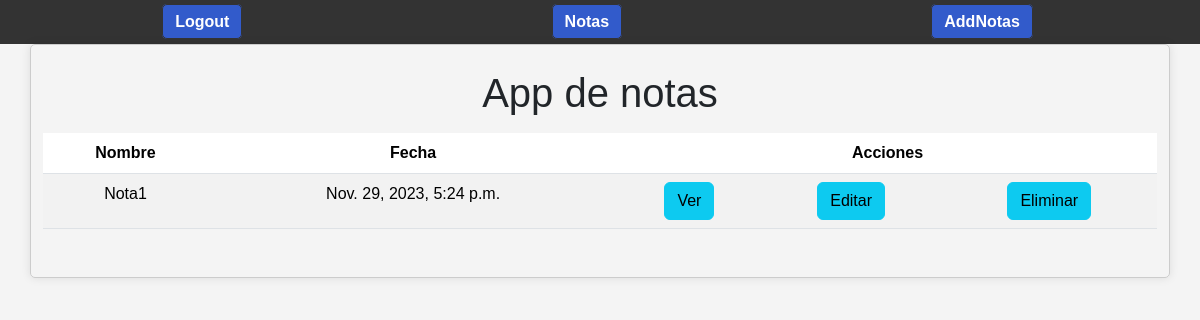
The page /notas/ (signed in) on the database as committed earlier.
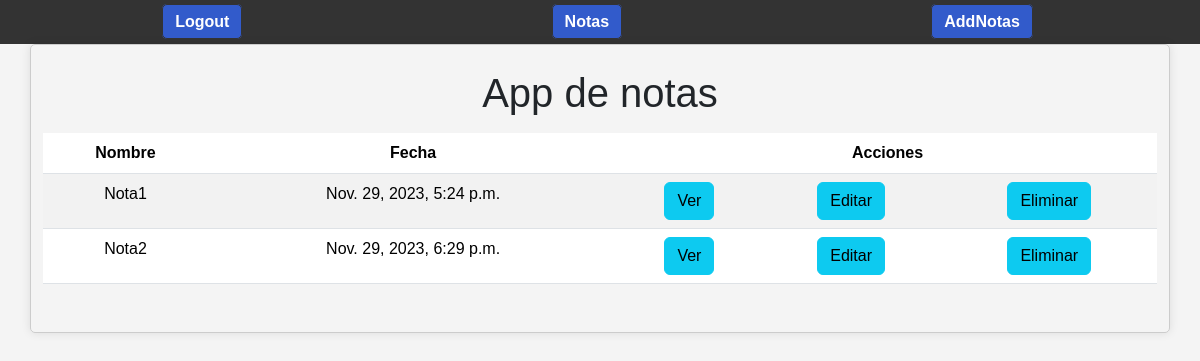
The same page on the database as committed later.
### tasks/models.py (models this page shows, shortened)
class Notas(models.Model):
    title= models.CharField(max_length=150)
    created= models.DateTimeField(auto_now_add=True)
    datecompleted= models.DateTimeField(null = True)
    nota=models.CharField(max_length=200)
    user= models.ForeignKey(User, on_delete=models.CASCADE)

### tasks/views.py (the view)
# urls.py: path('notas/', views.notas, name='notas'),
def notas(request):
    notas = Notas.objects.filter(user = request.user)
    return render(request, 'notas.html', {'notas': notas})

### tasks/templates/notas.html
{% extends 'base.html' %}
{% block content %}
<div class="row">
    <div class="col-sm-12 col-md-12 col-lg-12 col-xl-12">
        <h1>App de notas</h1>
        <div class="table-resposive py-2">
            <table class="table table-striped">
                <thead>
                    <tr>
                        <th class="text-center">Nombre</th>
                        <th class="text-center">Fecha</th>
                        <th colspan="3" class="text-center">Acciones</th>
                    </tr>
                </thead>
                <tbody class="text-center">
                    {% for nota in notas %}
                        <tr>
                            <td>{{nota.title}}</td>
                            <td>{{nota.created}}</td>
                            <td><a href="{% url 'getNota' nota.id %}" class="btn btn-info">Ver</a></td>
                            <td><a href="{% url 'editarNota' nota.id %}" class="btn btn-info">Editar</a></td>
                            <td><a href="{% url 'eliminacionNota' nota.id %}" class="btn btn-info">Eliminar</a></td>
                        </tr>
                    {% endfor %}
                </tbody>
            </table>
        </div>
    </div>
</div>
{% endblock %}

Rows that differ between the two databases and show on the page:
added Notas: title "Nota2", created "Nov. 29, 2023, 6:29 p.m."
